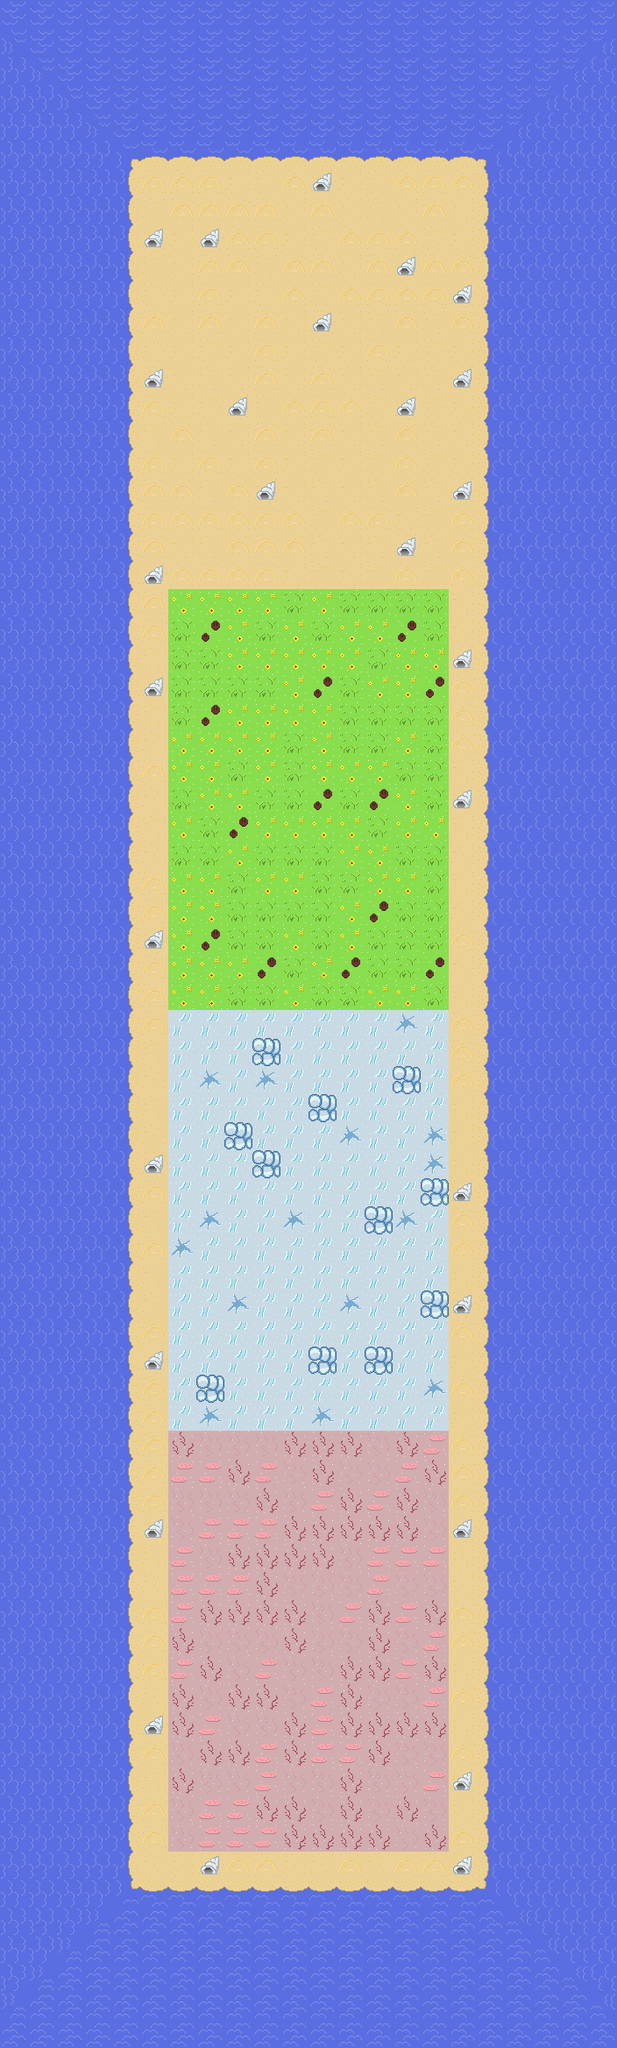

The image is a tile-based game level rendered from a .tmx file. Its description and source (layers, tilesets, objects; grid data summarised) follow:
An orthogonal 22x73 tile map with 32x32 px tiles, 3 tile layers (Tiles, Decoracion, Agua), 2 tilesets.

<map version="1.10" tiledversion="1.12.0" orientation="orthogonal" renderorder="right-down" width="22" height="73" tilewidth="32" tileheight="32" infinite="0" nextlayerid="4" nextobjectid="1">
 <tileset firstgid="1" source="AllTiles.tsx" />
 <tileset firstgid="17" source="agua.tsx" />
 <layer id="1" name="Tiles" width="22" height="73">
  <data>[1606 cells, 732 non-empty, 4 distinct tile ids]</data>
 </layer>
 <layer id="3" name="Decoracion" width="22" height="73">
  <data>[1606 cells, 732 non-empty, 12 distinct tile ids]</data>
 </layer>
 <layer id="2" name="Agua" width="22" height="73">
  <data>[1606 cells, 874 non-empty, 16 distinct tile ids]</data>
 </layer>
</map>
